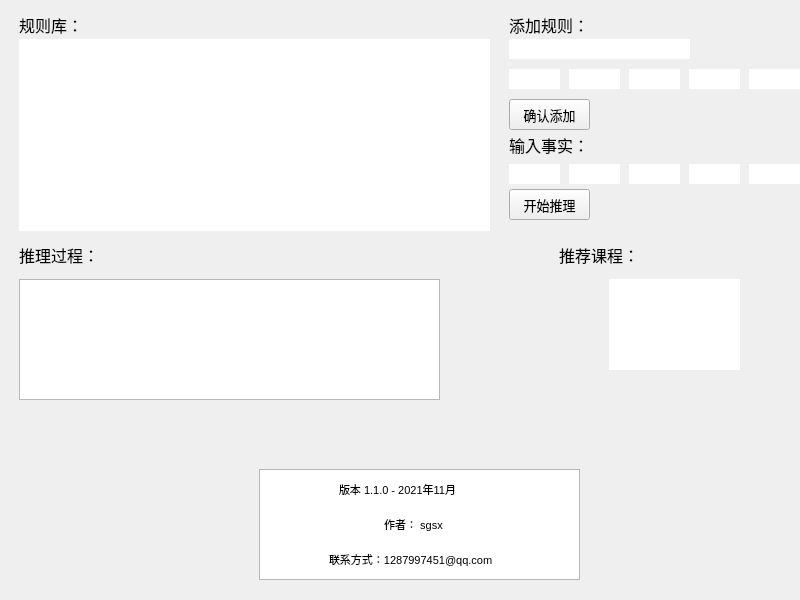
<?xml version="1.0" encoding="UTF-8"?>
<ui version="4.0">
 <class>MainWindow</class>
 <widget class="QMainWindow" name="MainWindow">
  <property name="geometry">
   <rect>
    <x>0</x>
    <y>0</y>
    <width>800</width>
    <height>600</height>
   </rect>
  </property>
  <property name="minimumSize">
   <size>
    <width>800</width>
    <height>600</height>
   </size>
  </property>
  <property name="maximumSize">
   <size>
    <width>800</width>
    <height>600</height>
   </size>
  </property>
  <property name="windowTitle">
   <string>基于Python+PyQt5的课程推荐专家系统V1.0</string>
  </property>
  <widget class="QWidget" name="centralwidget">
   <property name="styleSheet">
    <string notr="true">background-image: url(:/background/image/background.png);</string>
   </property>
   <widget class="QWidget" name="widget" native="true">
    <property name="geometry">
     <rect>
      <x>-1</x>
      <y>-1</y>
      <width>801</width>
      <height>621</height>
     </rect>
    </property>
    <property name="styleSheet">
     <string notr="true">background-image: url(:/background/image/background.png);</string>
    </property>
    <widget class="QLabel" name="label">
     <property name="geometry">
      <rect>
       <x>20</x>
       <y>10</y>
       <width>101</width>
       <height>31</height>
      </rect>
     </property>
     <property name="font">
      <font>
       <family>微软雅黑</family>
       <pointsize>12</pointsize>
      </font>
     </property>
     <property name="text">
      <string>规则库：</string>
     </property>
    </widget>
    <widget class="QLabel" name="label_4">
     <property name="geometry">
      <rect>
       <x>370</x>
       <y>515</y>
       <width>131</width>
       <height>20</height>
      </rect>
     </property>
     <property name="font">
      <font>
       <pointsize>8</pointsize>
      </font>
     </property>
     <property name="text">
      <string>     作者： sgsx</string>
     </property>
    </widget>
    <widget class="QLabel" name="label_3">
     <property name="geometry">
      <rect>
       <x>340</x>
       <y>480</y>
       <width>211</width>
       <height>20</height>
      </rect>
     </property>
     <property name="font">
      <font>
       <pointsize>8</pointsize>
      </font>
     </property>
     <property name="styleSheet">
      <string notr="true">background-color: rgba(255, 255, 255, 255);</string>
     </property>
     <property name="text">
      <string>版本 1.1.0 - 2021年11月</string>
     </property>
    </widget>
    <widget class="QWidget" name="widget_2" native="true">
     <property name="geometry">
      <rect>
       <x>350</x>
       <y>505</y>
       <width>43</width>
       <height>43</height>
      </rect>
     </property>
     <property name="styleSheet">
      <string notr="true">background-color: rgba(255, 255, 255, 0);
background-image: url(:/avator/image/avator2.png);</string>
     </property>
    </widget>
    <widget class="QLabel" name="label_5">
     <property name="geometry">
      <rect>
       <x>330</x>
       <y>550</y>
       <width>231</width>
       <height>20</height>
      </rect>
     </property>
     <property name="font">
      <font>
       <pointsize>8</pointsize>
      </font>
     </property>
     <property name="text">
      <string>联系方式：1287997451@qq.com</string>
     </property>
    </widget>
    <widget class="QTextBrowser" name="process">
     <property name="geometry">
      <rect>
       <x>20</x>
       <y>280</y>
       <width>421</width>
       <height>121</height>
      </rect>
     </property>
     <property name="font">
      <font>
       <pointsize>7</pointsize>
      </font>
     </property>
     <property name="styleSheet">
      <string notr="true">QTextBrowser{border-width:0;border-style:outset}
background-color: rgba(255, 255, 255, 150);</string>
     </property>
     <property name="html">
      <string>&lt;!DOCTYPE HTML PUBLIC &quot;-//W3C//DTD HTML 4.0//EN&quot; &quot;http://www.w3.org/TR/REC-html40/strict.dtd&quot;&gt;
&lt;html&gt;&lt;head&gt;&lt;meta name=&quot;qrichtext&quot; content=&quot;1&quot; /&gt;&lt;style type=&quot;text/css&quot;&gt;
p, li { white-space: pre-wrap; }
&lt;/style&gt;&lt;/head&gt;&lt;body style=&quot; font-family:'SimSun'; font-size:7pt; font-weight:400; font-style:normal;&quot;&gt;
&lt;p style=&quot;-qt-paragraph-type:empty; margin-top:0px; margin-bottom:0px; margin-left:0px; margin-right:0px; -qt-block-indent:0; text-indent:0px; font-size:18pt;&quot;&gt;&lt;br /&gt;&lt;/p&gt;&lt;/body&gt;&lt;/html&gt;</string>
     </property>
    </widget>
    <widget class="QLabel" name="label_2">
     <property name="geometry">
      <rect>
       <x>20</x>
       <y>240</y>
       <width>101</width>
       <height>31</height>
      </rect>
     </property>
     <property name="font">
      <font>
       <family>微软雅黑</family>
       <pointsize>12</pointsize>
      </font>
     </property>
     <property name="text">
      <string>推理过程：</string>
     </property>
    </widget>
    <widget class="QLabel" name="label_6">
     <property name="geometry">
      <rect>
       <x>510</x>
       <y>10</y>
       <width>101</width>
       <height>31</height>
      </rect>
     </property>
     <property name="font">
      <font>
       <family>微软雅黑</family>
       <pointsize>12</pointsize>
      </font>
     </property>
     <property name="text">
      <string>添加规则：</string>
     </property>
    </widget>
    <widget class="QLabel" name="label_7">
     <property name="geometry">
      <rect>
       <x>510</x>
       <y>130</y>
       <width>101</width>
       <height>31</height>
      </rect>
     </property>
     <property name="font">
      <font>
       <family>微软雅黑</family>
       <pointsize>12</pointsize>
      </font>
     </property>
     <property name="text">
      <string>输入事实：</string>
     </property>
    </widget>
    <widget class="QGraphicsView" name="graphicsView">
     <property name="geometry">
      <rect>
       <x>610</x>
       <y>280</y>
       <width>131</width>
       <height>91</height>
      </rect>
     </property>
     <property name="minimumSize">
      <size>
       <width>131</width>
       <height>91</height>
      </size>
     </property>
     <property name="maximumSize">
      <size>
       <width>130</width>
       <height>91</height>
      </size>
     </property>
     <property name="styleSheet">
      <string notr="true">QGraphicsView{border-width:0;border-style:outset}</string>
     </property>
    </widget>
    <widget class="QLabel" name="label_8">
     <property name="geometry">
      <rect>
       <x>560</x>
       <y>240</y>
       <width>101</width>
       <height>31</height>
      </rect>
     </property>
     <property name="font">
      <font>
       <family>微软雅黑</family>
       <pointsize>12</pointsize>
      </font>
     </property>
     <property name="text">
      <string>推荐课程：</string>
     </property>
    </widget>
    <widget class="QLineEdit" name="conclusion">
     <property name="geometry">
      <rect>
       <x>510</x>
       <y>40</y>
       <width>181</width>
       <height>20</height>
      </rect>
     </property>
     <property name="font">
      <font>
       <pointsize>8</pointsize>
      </font>
     </property>
     <property name="styleSheet">
      <string notr="true">QLineEdit{border-width:0;border-style:outset}

</string>
     </property>
    </widget>
    <widget class="QLineEdit" name="premise1">
     <property name="geometry">
      <rect>
       <x>510</x>
       <y>70</y>
       <width>51</width>
       <height>20</height>
      </rect>
     </property>
     <property name="font">
      <font>
       <pointsize>8</pointsize>
      </font>
     </property>
     <property name="styleSheet">
      <string notr="true">QLineEdit{border-width:0;border-style:outset}</string>
     </property>
    </widget>
    <widget class="QLineEdit" name="premise2">
     <property name="geometry">
      <rect>
       <x>570</x>
       <y>70</y>
       <width>51</width>
       <height>20</height>
      </rect>
     </property>
     <property name="font">
      <font>
       <pointsize>8</pointsize>
      </font>
     </property>
     <property name="styleSheet">
      <string notr="true">QLineEdit{border-width:0;border-style:outset}</string>
     </property>
    </widget>
    <widget class="QLineEdit" name="premise3">
     <property name="geometry">
      <rect>
       <x>630</x>
       <y>70</y>
       <width>51</width>
       <height>20</height>
      </rect>
     </property>
     <property name="font">
      <font>
       <pointsize>8</pointsize>
      </font>
     </property>
     <property name="styleSheet">
      <string notr="true">QLineEdit{border-width:0;border-style:outset}</string>
     </property>
    </widget>
    <widget class="QLineEdit" name="premise4">
     <property name="geometry">
      <rect>
       <x>690</x>
       <y>70</y>
       <width>51</width>
       <height>20</height>
      </rect>
     </property>
     <property name="font">
      <font>
       <pointsize>8</pointsize>
      </font>
     </property>
     <property name="styleSheet">
      <string notr="true">QLineEdit{border-width:0;border-style:outset}</string>
     </property>
    </widget>
    <widget class="QLineEdit" name="premise5">
     <property name="geometry">
      <rect>
       <x>750</x>
       <y>70</y>
       <width>51</width>
       <height>20</height>
      </rect>
     </property>
     <property name="font">
      <font>
       <pointsize>8</pointsize>
      </font>
     </property>
     <property name="styleSheet">
      <string notr="true">QLineEdit{border-width:0;border-style:outset}</string>
     </property>
    </widget>
    <widget class="QPushButton" name="addButton">
     <property name="geometry">
      <rect>
       <x>510</x>
       <y>100</y>
       <width>81</width>
       <height>31</height>
      </rect>
     </property>
     <property name="font">
      <font>
       <pointsize>10</pointsize>
      </font>
     </property>
     <property name="styleSheet">
      <string notr="true"/>
     </property>
     <property name="text">
      <string>确认添加</string>
     </property>
    </widget>
    <widget class="QLineEdit" name="fact1">
     <property name="geometry">
      <rect>
       <x>510</x>
       <y>165</y>
       <width>51</width>
       <height>20</height>
      </rect>
     </property>
     <property name="font">
      <font>
       <pointsize>8</pointsize>
      </font>
     </property>
     <property name="styleSheet">
      <string notr="true">QLineEdit{border-width:0;border-style:outset}</string>
     </property>
    </widget>
    <widget class="QLineEdit" name="fact2">
     <property name="geometry">
      <rect>
       <x>570</x>
       <y>165</y>
       <width>51</width>
       <height>20</height>
      </rect>
     </property>
     <property name="font">
      <font>
       <pointsize>8</pointsize>
      </font>
     </property>
     <property name="styleSheet">
      <string notr="true">QLineEdit{border-width:0;border-style:outset}</string>
     </property>
    </widget>
    <widget class="QLineEdit" name="fact3">
     <property name="geometry">
      <rect>
       <x>630</x>
       <y>165</y>
       <width>51</width>
       <height>20</height>
      </rect>
     </property>
     <property name="font">
      <font>
       <pointsize>8</pointsize>
      </font>
     </property>
     <property name="styleSheet">
      <string notr="true">QLineEdit{border-width:0;border-style:outset}</string>
     </property>
    </widget>
    <widget class="QLineEdit" name="fact4">
     <property name="geometry">
      <rect>
       <x>690</x>
       <y>165</y>
       <width>51</width>
       <height>20</height>
      </rect>
     </property>
     <property name="font">
      <font>
       <pointsize>8</pointsize>
      </font>
     </property>
     <property name="styleSheet">
      <string notr="true">QLineEdit{border-width:0;border-style:outset}</string>
     </property>
    </widget>
    <widget class="QLineEdit" name="fact5">
     <property name="geometry">
      <rect>
       <x>750</x>
       <y>165</y>
       <width>51</width>
       <height>20</height>
      </rect>
     </property>
     <property name="font">
      <font>
       <pointsize>8</pointsize>
      </font>
     </property>
     <property name="styleSheet">
      <string notr="true">QLineEdit{border-width:0;border-style:outset}</string>
     </property>
    </widget>
    <widget class="QPushButton" name="startButton">
     <property name="geometry">
      <rect>
       <x>510</x>
       <y>190</y>
       <width>81</width>
       <height>31</height>
      </rect>
     </property>
     <property name="font">
      <font>
       <pointsize>10</pointsize>
      </font>
     </property>
     <property name="styleSheet">
      <string notr="true"/>
     </property>
     <property name="text">
      <string>开始推理</string>
     </property>
    </widget>
    <widget class="QTextBrowser" name="textBrowser">
     <property name="geometry">
      <rect>
       <x>260</x>
       <y>470</y>
       <width>321</width>
       <height>111</height>
      </rect>
     </property>
     <property name="styleSheet">
      <string notr="true">QTextBrowser{border-width:0;border-style:outset}
background-color: rgba(255, 255, 255, 150);</string>
     </property>
    </widget>
    <widget class="QTextBrowser" name="rules">
     <property name="geometry">
      <rect>
       <x>20</x>
       <y>40</y>
       <width>471</width>
       <height>192</height>
      </rect>
     </property>
     <property name="styleSheet">
      <string notr="true">QTextBrowser{border-width:0;border-style:outset}</string>
     </property>
    </widget>
    <widget class="QLabel" name="label_course_name">
     <property name="geometry">
      <rect>
       <x>620</x>
       <y>370</y>
       <width>111</width>
       <height>21</height>
      </rect>
     </property>
     <property name="text">
      <string/>
     </property>
    </widget>
    <zorder>textBrowser</zorder>
    <zorder>label</zorder>
    <zorder>label_4</zorder>
    <zorder>label_3</zorder>
    <zorder>widget_2</zorder>
    <zorder>label_5</zorder>
    <zorder>process</zorder>
    <zorder>label_2</zorder>
    <zorder>label_6</zorder>
    <zorder>label_7</zorder>
    <zorder>graphicsView</zorder>
    <zorder>label_8</zorder>
    <zorder>conclusion</zorder>
    <zorder>premise1</zorder>
    <zorder>premise2</zorder>
    <zorder>premise3</zorder>
    <zorder>premise4</zorder>
    <zorder>premise5</zorder>
    <zorder>addButton</zorder>
    <zorder>fact1</zorder>
    <zorder>fact2</zorder>
    <zorder>fact3</zorder>
    <zorder>fact4</zorder>
    <zorder>fact5</zorder>
    <zorder>startButton</zorder>
    <zorder>rules</zorder>
    <zorder>label_course_name</zorder>
   </widget>
  </widget>
 </widget>
 <resources>
  <include location="picture.qrc"/>
 </resources>
 <connections/>
</ui>
